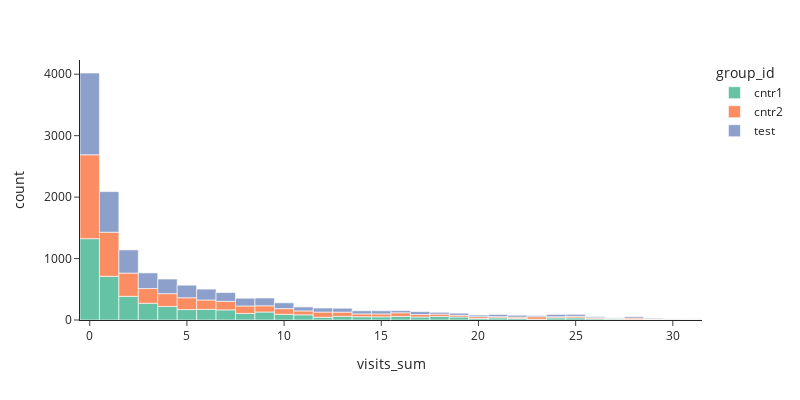

This figure's notebook cell:
### Code cell
px.histogram(united_df, x = 'visits_sum', **plot_config)

### Figure 1 — Plotly figure (JSON) as saved in the notebook; plotly's stock layout.template omitted (floating-point values rounded to 4 significant figures; data arrays with more than 128 entries replaced by an {"elided": "..."} marker saying what was removed)
{"data": [{"alignmentgroup": "True", "bingroup": "x", "hovertemplate": "group_id=cntr1<br>visits_sum=%{x}<br>count=%{y}<extra></extra>", "legendgroup": "cntr1", "marker": {"color": "rgb(102,194,165)", "pattern": {"shape": ""}}, "name": "cntr1", "offsetgroup": "cntr1", "orientation": "v", "showlegend": true, "type": "histogram", "x": {"elided": "4494 int values"}, "xaxis": "x", "yaxis": "y"}, {"alignmentgroup": "True", "bingroup": "x", "hovertemplate": "group_id=cntr2<br>visits_sum=%{x}<br>count=%{y}<extra></extra>", "legendgroup": "cntr2", "marker": {"color": "rgb(252,141,98)", "pattern": {"shape": ""}}, "name": "cntr2", "offsetgroup": "cntr2", "orientation": "v", "showlegend": true, "type": "histogram", "x": {"elided": "4405 int values"}, "xaxis": "x", "yaxis": "y"}, {"alignmentgroup": "True", "bingroup": "x", "hovertemplate": "group_id=test<br>visits_sum=%{x}<br>count=%{y}<extra></extra>", "legendgroup": "test", "marker": {"color": "rgb(141,160,203)", "pattern": {"shape": ""}}, "name": "test", "offsetgroup": "test", "orientation": "v", "showlegend": true, "type": "histogram", "x": {"elided": "4435 int values"}, "xaxis": "x", "yaxis": "y"}], "layout": {"barmode": "relative", "height": 400, "legend": {"title": {"text": "group_id"}, "tracegroupgap": 0}, "margin": {"t": 60}, "width": 800, "xaxis": {"anchor": "y", "domain": [0, 1], "title": {"text": "visits_sum"}}, "yaxis": {"anchor": "x", "domain": [0, 1], "title": {"text": "count"}}}}
